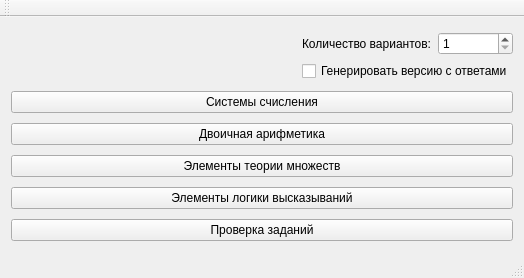
<?xml version="1.0" encoding="UTF-8"?>
<ui version="4.0">
 <class>MainWindow</class>
 <widget class="QMainWindow" name="MainWindow">
  <property name="geometry">
   <rect>
    <x>0</x>
    <y>0</y>
    <width>524</width>
    <height>278</height>
   </rect>
  </property>
  <property name="windowTitle">
   <string>MLOKS Testing System</string>
  </property>
  <widget class="QWidget" name="centralWidget">
   <layout class="QVBoxLayout" name="verticalLayout">
    <item>
     <layout class="QGridLayout" name="gridLayout">
      <item row="0" column="0" rowspan="2">
       <spacer name="horizontalSpacer">
        <property name="orientation">
         <enum>Qt::Horizontal</enum>
        </property>
        <property name="sizeHint" stdset="0">
         <size>
          <width>40</width>
          <height>20</height>
         </size>
        </property>
       </spacer>
      </item>
      <item row="0" column="1">
       <widget class="QLabel" name="lVariants">
        <property name="text">
         <string>Количество вариантов:</string>
        </property>
       </widget>
      </item>
      <item row="0" column="2">
       <widget class="QSpinBox" name="variants">
        <property name="minimum">
         <number>1</number>
        </property>
       </widget>
      </item>
      <item row="1" column="1" colspan="2">
       <widget class="QCheckBox" name="withAnswers">
        <property name="text">
         <string>Генерировать версию с ответами</string>
        </property>
       </widget>
      </item>
     </layout>
    </item>
    <item>
     <widget class="QPushButton" name="numbersSystems">
      <property name="text">
       <string>Системы счисления</string>
      </property>
     </widget>
    </item>
    <item>
     <widget class="QPushButton" name="binaryArithmetic">
      <property name="text">
       <string>Двоичная арифметика</string>
      </property>
     </widget>
    </item>
    <item>
     <widget class="QPushButton" name="setTheory">
      <property name="text">
       <string>Элементы теории множеств</string>
      </property>
     </widget>
    </item>
    <item>
     <widget class="QPushButton" name="propositionalLogic">
      <property name="text">
       <string>Элементы логики высказываний</string>
      </property>
     </widget>
    </item>
    <item>
     <widget class="QPushButton" name="worksChecking">
      <property name="text">
       <string>Проверка заданий</string>
      </property>
     </widget>
    </item>
   </layout>
  </widget>
  <widget class="QMenuBar" name="menuBar">
   <property name="geometry">
    <rect>
     <x>0</x>
     <y>0</y>
     <width>524</width>
     <height>23</height>
    </rect>
   </property>
  </widget>
  <widget class="QToolBar" name="mainToolBar">
   <attribute name="toolBarArea">
    <enum>TopToolBarArea</enum>
   </attribute>
   <attribute name="toolBarBreak">
    <bool>false</bool>
   </attribute>
  </widget>
  <widget class="QStatusBar" name="statusBar"/>
 </widget>
 <layoutdefault spacing="6" margin="11"/>
 <resources/>
 <connections/>
</ui>
